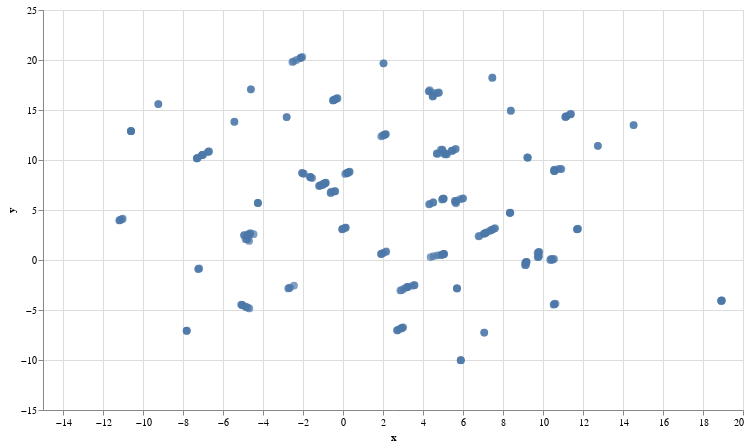

The code cell stored with this chart in its notebook:
### Markdown cell above
Agora chegou a hora de colocar todos os filmes no plano cartesiano de duas dimensões e olhar como eles estão relacionados. 

Este relacioamento é dado exatamente pela proximidade entre eles no plano

### Code cell
warnings.simplefilter('ignore', category=NumbaDeprecationWarning)
warnings.simplefilter('ignore', category=NumbaPendingDeprecationWarning)

chart = alt.Chart(df_embeds_d2).mark_circle(size=60).encode(
    x=#'x',
    alt.X('x',
        scale=alt.Scale(zero=False)
    ),
    y=alt.Y('y',
        scale=alt.Scale(zero=False)
    ),
    tooltip=['original_title']
).properties(
    width=700,
    height=400
)

text = chart.mark_text(
    align='left',
    baseline='middle',
).encode(
    text='original_title'
)

chart_with_labels = (chart + text)

## Plota apenas os pontos que representam os filmes no plano
chart.interactive()

## Plota os pontos e os títulos no plano
#chart_with_labels.interactive()

### Figure 1 — Vega-Lite specification as saved in the notebook (floating-point values rounded to 4 significant figures; data arrays with more than 128 entries replaced by an {"elided": "..."} marker saying what was removed)
{"config": {"view": {"continuousWidth": 300, "continuousHeight": 300}}, "data": {"name": "data-5f8b3dd55171e618167ce5bde464c350"}, "mark": {"type": "circle", "size": 60}, "encoding": {"tooltip": [{"field": "original_title", "type": "nominal"}], "x": {"field": "x", "scale": {"zero": false}, "type": "quantitative"}, "y": {"field": "y", "scale": {"zero": false}, "type": "quantitative"}}, "height": 400, "params": [{"name": "param_28", "select": {"type": "interval", "encodings": ["x", "y"]}, "bind": "scales"}], "width": 700, "$schema": "https://vega.github.io/schema/vega-lite/v5.8.0.json", "datasets": {"data-5f8b3dd55171e618167ce5bde464c350": {"elided": "295 records"}}}
